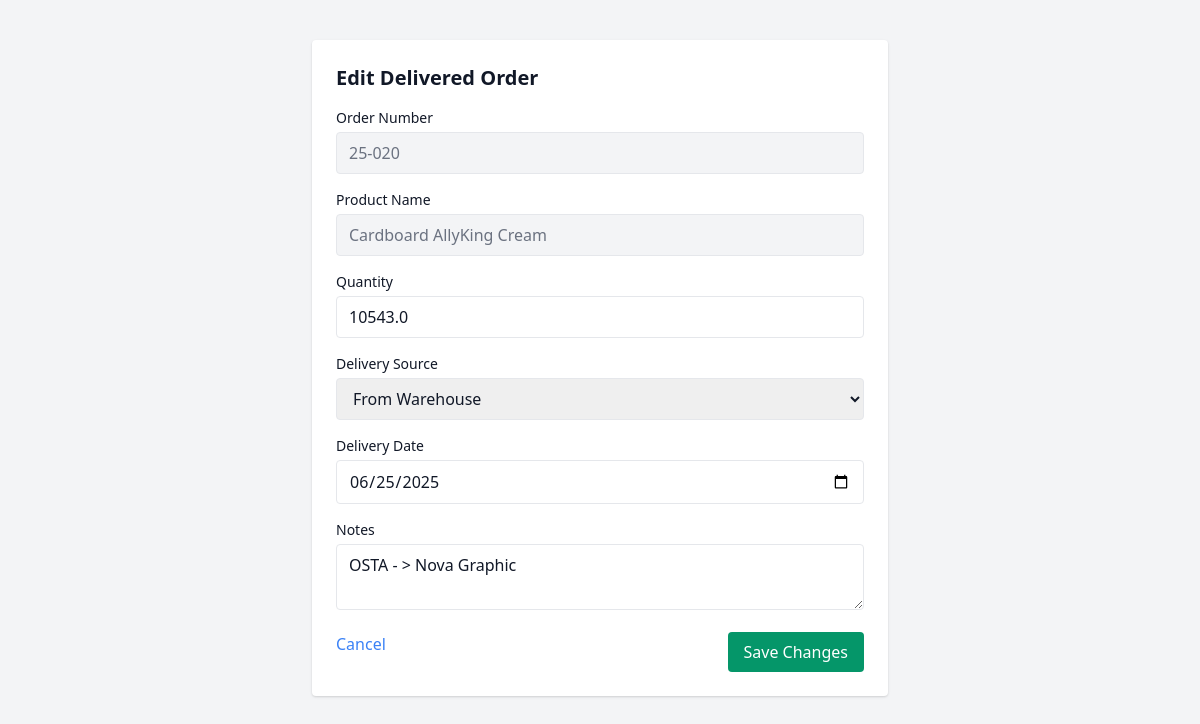
/delivered/edit/55 (signed in), run on the app's committed database.
### app/models.py (models this page shows)
class DeliveredGoods(db.Model):
    id = db.Column(db.Integer, primary_key=True)
    user_id = db.Column(db.Integer, db.ForeignKey('user.id'), nullable=False)
    order_number = db.Column(db.String(50), nullable=False)
    product_name = db.Column(db.String(100), nullable=False)
    quantity = db.Column(db.String(50), nullable=False)
    delivery_source = db.Column(db.String(50), nullable=False)
    delivery_date = db.Column(db.String(10), nullable=False)
    transport = db.Column(db.String(20))
    notes = db.Column(db.String(120))
    pod_filename = db.Column(db.String(120))
    warehouse_address = db.Column(db.String(255))
    client = db.Column(db.String(255))
    pos_no = db.Column(db.String(50))
    customer_ref = db.Column(db.String(50))

### app/routes/delivered_routes.py (the view, shortened to what this page needs)
@delivered_bp.route('/delivered/edit/<int:item_id>', methods=['GET', 'POST'])
@login_required
def edit_delivered(item_id):
    item = DeliveredGoods.query.get_or_404(item_id)
    if not can_edit(current_user.role):
        flash("Access denied.", "danger")
        return redirect(url_for('delivered.delivered'))
    return render_template('edit_delivered.html', item=item)

### app/roles.py (called while the page is built)
def can_edit(role):
    return ROLE_PERMISSIONS.get(role, {}).get('can_edit', False)

### app/templates/edit_delivered.html (shortened to what this page needs)
<!DOCTYPE html>
<html lang="en">
<head>
    <link href="https://cdn.jsdelivr.net/npm/tailwindcss@2.2.19/dist/tailwind.min.css" rel="stylesheet">
</head>
<body class="bg-gray-100 dark:bg-gray-900 text-gray-900 dark:text-gray-100">
    <div class="max-w-xl mx-auto mt-10 bg-white dark:bg-gray-800 p-6 rounded shadow">
        <h2 class="text-xl font-bold mb-4">Edit Delivered Order</h2>
        <form method="POST">
            <div class="mb-4">
                <label class="block text-sm mb-1">Order Number</label>
                <input type="text" name="order_number" value="{{ item.order_number }}" readonly
                    class="w-full px-3 py-2 border rounded bg-gray-100 dark:bg-gray-700 text-gray-500" />
            </div>
            <div class="mb-4">
                <label class="block text-sm mb-1">Product Name</label>
                <input type="text" name="product_name" value="{{ item.product_name }}" readonly
                    class="w-full px-3 py-2 border rounded bg-gray-100 dark:bg-gray-700 text-gray-500" />
            </div>
            <div class="mb-4">
                <label class="block text-sm mb-1">Quantity</label>
                <input type="number" name="quantity" value="{{ item.quantity }}" class="w-full px-3 py-2 border rounded"
                    required />
            </div>
            <div class="mb-4">
                <label class="block text-sm mb-1">Delivery Source</label>
                <select name="delivery_source" class="w-full px-3 py-2 border rounded" required>
                    <option value="From Warehouse" {% if item.delivery_source=='From Warehouse' %}selected{% endif %}>
                        From Warehouse</option>
                </select>
            </div>
            <div class="mb-4">
                <label class="block text-sm mb-1">Delivery Date</label>
                <input type="date" name="delivery_date" value="{{ item.delivery_date }}"
                    class="w-full px-3 py-2 border rounded" required />
            </div>
            <div class="mb-4">
                <label class="block text-sm mb-1">Notes</label>
                <textarea name="notes"
                    class="w-full px-3 py-2 border rounded dark:bg-gray-700">{{ item.notes }}</textarea>
            </div>
            <div class="flex justify-between">
                <a href="{{ url_for('delivered.delivered') }}" class="text-blue-500 hover:underline">Cancel</a>
                <button type="submit" class="bg-green-600 text-white px-4 py-2 rounded hover:bg-green-700">Save
                    Changes</button>
            </div>
        </form>
    </div>
</body>
</html>

### data on the page
DeliveredGoods: order_number "25-020", product_name "Cardboard AllyKing Cream", quantity "10543.0", delivery_source "From Warehouse", delivery_date "06/25/2025", notes "OSTA - > Nova Graphic"
